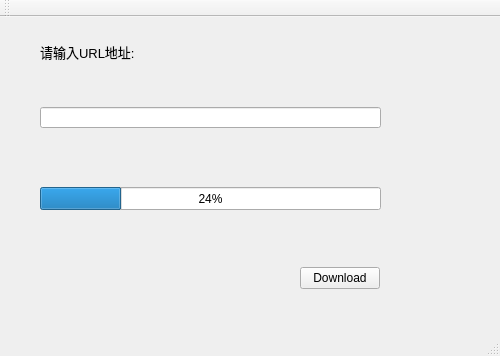
<?xml version="1.0" encoding="UTF-8"?>
<ui version="4.0">
 <class>MainWindow</class>
 <widget class="QMainWindow" name="MainWindow">
  <property name="geometry">
   <rect>
    <x>0</x>
    <y>0</y>
    <width>500</width>
    <height>356</height>
   </rect>
  </property>
  <property name="windowTitle">
   <string>MainWindow</string>
  </property>
  <widget class="QWidget" name="centralWidget">
   <widget class="QLineEdit" name="lineEdit">
    <property name="geometry">
     <rect>
      <x>40</x>
      <y>90</y>
      <width>341</width>
      <height>21</height>
     </rect>
    </property>
   </widget>
   <widget class="QLabel" name="label">
    <property name="geometry">
     <rect>
      <x>40</x>
      <y>25</y>
      <width>121</width>
      <height>21</height>
     </rect>
    </property>
    <property name="text">
     <string>&lt;html&gt;&lt;head/&gt;&lt;body&gt;&lt;p&gt;&lt;span style=&quot; font-size:10pt;&quot;&gt;请输入URL地址:&lt;/span&gt;&lt;/p&gt;&lt;/body&gt;&lt;/html&gt;</string>
    </property>
   </widget>
   <widget class="QProgressBar" name="progressBar">
    <property name="geometry">
     <rect>
      <x>40</x>
      <y>170</y>
      <width>341</width>
      <height>23</height>
     </rect>
    </property>
    <property name="value">
     <number>24</number>
    </property>
   </widget>
   <widget class="QPushButton" name="pushButton">
    <property name="geometry">
     <rect>
      <x>300</x>
      <y>250</y>
      <width>80</width>
      <height>22</height>
     </rect>
    </property>
    <property name="text">
     <string>Download</string>
    </property>
   </widget>
  </widget>
  <widget class="QMenuBar" name="menuBar">
   <property name="geometry">
    <rect>
     <x>0</x>
     <y>0</y>
     <width>500</width>
     <height>21</height>
    </rect>
   </property>
  </widget>
  <widget class="QToolBar" name="mainToolBar">
   <attribute name="toolBarArea">
    <enum>TopToolBarArea</enum>
   </attribute>
   <attribute name="toolBarBreak">
    <bool>false</bool>
   </attribute>
  </widget>
  <widget class="QStatusBar" name="statusBar"/>
 </widget>
 <layoutdefault spacing="6" margin="11"/>
 <resources/>
 <connections/>
</ui>
